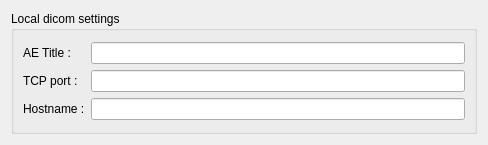
<?xml version="1.0" encoding="UTF-8"?>
<ui version="4.0">
 <class>QtDcmLocalDicomSettingsWidget</class>
 <widget class="QWidget" name="QtDcmLocalDicomSettingsWidget">
  <property name="geometry">
   <rect>
    <x>0</x>
    <y>0</y>
    <width>488</width>
    <height>145</height>
   </rect>
  </property>
  <property name="minimumSize">
   <size>
    <width>0</width>
    <height>145</height>
   </size>
  </property>
  <property name="maximumSize">
   <size>
    <width>16777215</width>
    <height>145</height>
   </size>
  </property>
  <property name="windowTitle">
   <string>Form</string>
  </property>
  <layout class="QGridLayout" name="gridLayout">
   <item row="0" column="0">
    <widget class="QGroupBox" name="groupBox">
     <property name="title">
      <string>Local dicom settings</string>
     </property>
     <property name="flat">
      <bool>false</bool>
     </property>
     <layout class="QGridLayout" name="gridLayout_3">
      <item row="0" column="0">
       <layout class="QHBoxLayout" name="horizontalLayout_2">
        <item>
         <layout class="QVBoxLayout" name="verticalLayout_4">
          <item>
           <widget class="QLabel" name="label">
            <property name="text">
             <string>AE Title :</string>
            </property>
           </widget>
          </item>
          <item>
           <widget class="QLabel" name="label_2">
            <property name="text">
             <string>TCP port :</string>
            </property>
           </widget>
          </item>
          <item>
           <widget class="QLabel" name="label_10">
            <property name="text">
             <string>Hostname :</string>
            </property>
           </widget>
          </item>
         </layout>
        </item>
        <item>
         <layout class="QVBoxLayout" name="verticalLayout_3">
          <item>
           <widget class="QLineEdit" name="localAetitleEdit"/>
          </item>
          <item>
           <widget class="QLineEdit" name="localPortEdit"/>
          </item>
          <item>
           <widget class="QLineEdit" name="localHostnameEdit"/>
          </item>
         </layout>
        </item>
       </layout>
      </item>
     </layout>
    </widget>
   </item>
  </layout>
 </widget>
 <resources/>
 <connections/>
</ui>
